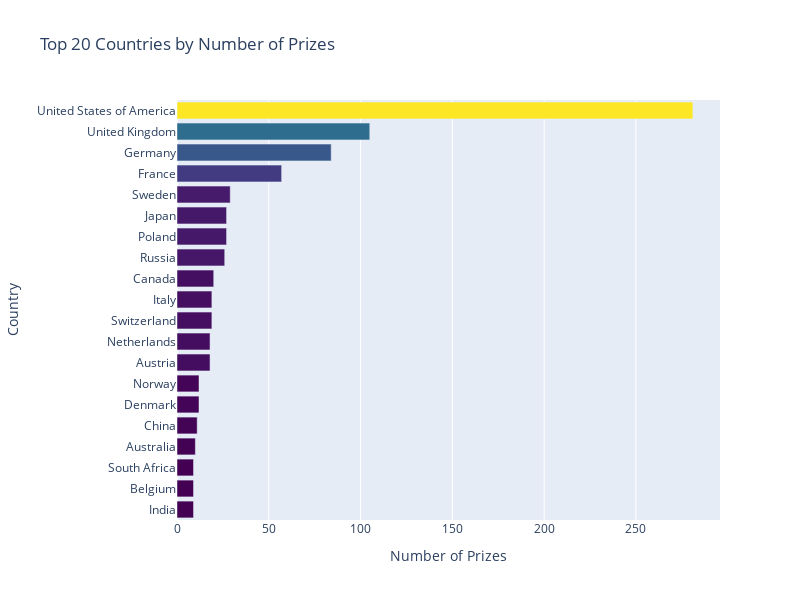

Write notebook code for a chart like this one.
### Code cell
h_bar = px.bar(width=800, height=600,
               x=top20_countries['prize'],
               y=top20_countries['birth_country_current'],
               orientation='h',
               color=top20_countries['prize'],
               color_continuous_scale='Viridis',
               title='Top 20 Countries by Number of Prizes')

h_bar.update_layout(xaxis_title='Number of Prizes',
                    yaxis_title='Country',
                    coloraxis_showscale=False)
h_bar.show()

### Figure 1 — Plotly figure (JSON) as saved in the notebook; plotly's stock layout.template omitted (floating-point values rounded to 4 significant figures)
{"data": [{"alignmentgroup": "True", "hovertemplate": "x=%{x}<br>y=%{y}<br>color=%{marker.color}<extra></extra>", "legendgroup": "", "marker": {"color": [9, 9, 9, 10, 11, 12, 12, 18, 18, 19, 19, 20, 26, 27, 27, 29, 57, 84, 105, 281], "coloraxis": "coloraxis", "pattern": {"shape": ""}}, "name": "", "offsetgroup": "", "orientation": "h", "showlegend": false, "textposition": "auto", "type": "bar", "x": [9, 9, 9, 10, 11, 12, 12, 18, 18, 19, 19, 20, 26, 27, 27, 29, 57, 84, 105, 281], "xaxis": "x", "y": ["India", "Belgium", "South Africa", "Australia", "China", "Denmark", "Norway", "Austria", "Netherlands", "Switzerland", "Italy", "Canada", "Russia", "Poland", "Japan", "Sweden", "France", "Germany", "United Kingdom", "United States of America"], "yaxis": "y"}], "layout": {"barmode": "relative", "coloraxis": {"colorbar": {"title": {"text": "color"}}, "colorscale": [[0, "#440154"], [0.1111, "#482878"], [0.2222, "#3e4989"], [0.3333, "#31688e"], [0.4444, "#26828e"], [0.5556, "#1f9e89"], [0.6667, "#35b779"], [0.7778, "#6ece58"], [0.8889, "#b5de2b"], [1, "#fde725"]], "showscale": false}, "height": 600, "legend": {"tracegroupgap": 0}, "title": {"text": "Top 20 Countries by Number of Prizes"}, "width": 800, "xaxis": {"anchor": "y", "domain": [0, 1], "title": {"text": "Number of Prizes"}}, "yaxis": {"anchor": "x", "domain": [0, 1], "title": {"text": "Country"}}}}
